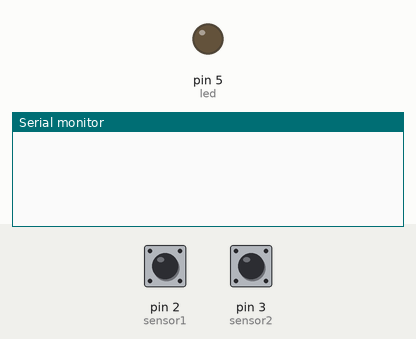
Bench run of a sketch on a simulated Arduino Uno, built with avr-gcc and run on an emulated ATmega328P. On the bench: output pins drawn as LEDs (lit = HIGH), the last lines printed to the serial monitor. The test bench sets the inputs (shaded band); at power-on: pin 2 (sensor1) LOW, pin 3 (sensor2) LOW.

Above: at 1.2 s.
1.3 s: pin 2 (sensor1) pulsed HIGH 2 times (0.12 s each, 0.3 s apart)
At 4.8 s:
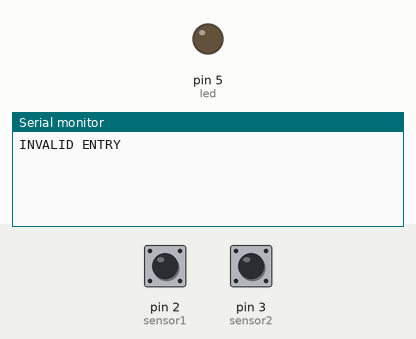
4.9 s: pin 3 (sensor2) pulsed HIGH 2 times (0.12 s each, 0.3 s apart)
At 9.2 s:
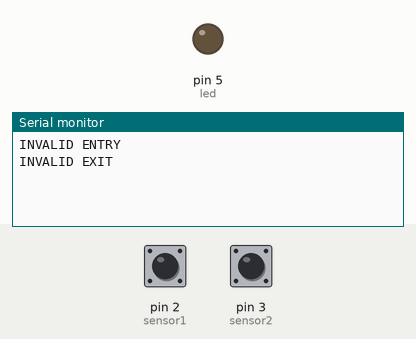

The sketch:

entryexit.ino
```cpp
#define sensor1 2
#define sensor2 3
#define led 5
int count=0;

boolean led_status=0;
int counter=0;
void setup() {
  Serial.begin(9600);
//  Serial.println("welcome");
 pinMode(sensor1, INPUT);
  pinMode(sensor2, INPUT);
   pinMode(led , OUTPUT);
}
void loop() {

LOOP: int counter=0;
if(digitalRead(sensor1)==1)
  {

while(digitalRead(sensor1)==1);
while(digitalRead(sensor2)==0)
{
  counter++;
  delay(1);
  if(counter==3000)
  {Serial.println("INVALID ENTRY");
  delay(200);
    goto LOOP;

  }
}


    while(digitalRead(sensor2)==1);
   count++;
    Serial.println(count);

  }

else if(digitalRead(sensor2)==1)
  {
      //while(digitalRead(sensor2)==1);
     while(digitalRead(sensor1)==0)
     {
      counter++;
      delay(1);
        if(counter==3000)
        {

            Serial.println("INVALID EXIT");
              delay(200);
             delay(400);
             goto LOOP;
         }
      }

      while(digitalRead(sensor1)==1);
      {

        if(count>0)
        count--;
        Serial.println(count);
      }


  }
  if(count>0)
  {
    digitalWrite(led,1);
  }
  else
  {
    digitalWrite(led,0);
  }

}
```

Measured:
- after the input at 1.3 s, the serial monitor: prints a new line after 3.1 s (image 1)
- after the input at 4.9 s, the serial monitor: prints a new line after 3.0 s (image 2)
